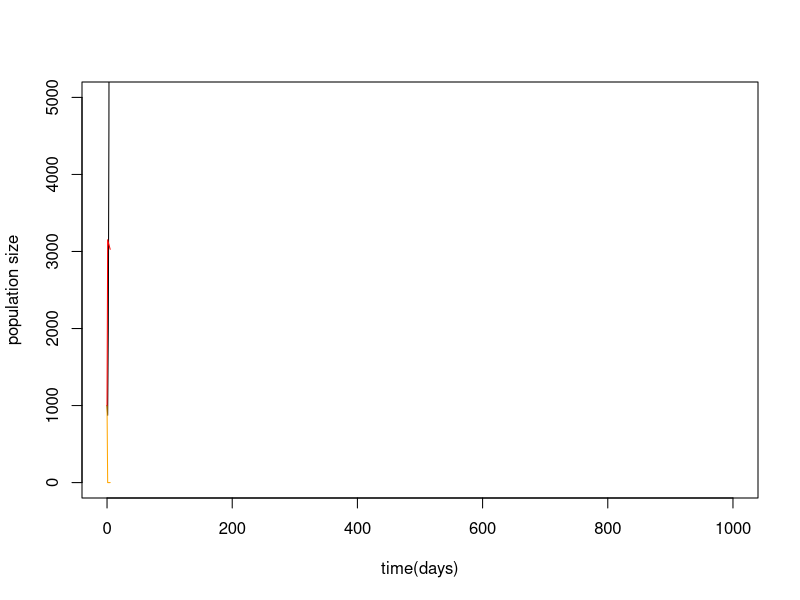

Here is the R script that generated this plot:
# 30 May 2013
# Josephine Walker
# After meeting with Mike Bode
# 'qualitative modelling' project
# In this script I plan to simulate the equilibrium values of the Makgadikgadi Pans ecosystem
# This will involve setting up the Lotka-Volterra equations with simulated values and running them to equilibrium


# First get it working with just a few interacting species
# ordinary differential equations or difference equations?
#------------------------------------------------------------------------------

library(deSolve)

# define the function to use in deSolve

model <- function(t,y,p) { # y are initial conditions, p are parameters, t is time
  
  # initial values
  A <- y[1]
  B <- y[2]
  C <- y[3]
  
  # parameters
  p1 <- p[1]
  p2 <- p[2]
  p3 <- p[3]
  p4 <- p[4]
  p5 <- p[5]
  p6 <- p[6]
  p7 <- p[7]
  p8 <- p[8]
  p9 <- p[9]
  
  #initialize vector to hold results
  ydot = rep(NA,length(y))
  
  # the equations
  ydot[1] <- p1*A+p2*A*B+p3*A*C
  ydot[2] <- p4*B+p5*B*A+p6*B*C
  ydot[3] <- p7*C+p8*C*A+p9*C*B
  
  # return for next calculation
  list(ydot)
}

#-----------------------------------------------------------------------------

# define parameters

# model run time
t = seq(0,1000,1)

# Initial conditions
Ainit = 1000
Binit = 1000
Cinit = 1000

inits = c(Ainit,Binit,Cinit)

# simulate values for parameters based on classifications

parameters <- vector("numeric",9)
parameters[1] <- round(runif(1,0,1),digits=2)
parameters[2] <- round(runif(1,-1,0),digits=2)
parameters[3] <- 0
parameters[4] <- round(runif(1,-1,0),digits=2)
parameters[5] <- round(runif(1,0,1),digits=2)
parameters[6] <- round(runif(1,-1,0),digits=2)
parameters[7] <- round(runif(1,-1,0),digits=2)
parameters[8] <- 0
parameters[9] <- round(runif(1,0,1),digits=2)

                       

#----------------------------------------------------------------------------
  
# run model
odeup = dede(inits,t,model,parameters)

# get results
output <- data.frame(odeup)
names(output) <- c("time","A","B","C")
output$total = apply(output[,-1],1,sum)

# plot results

plot(1,1,xlim=c(0,length(t)-1),ylim=c(0,5000), type="n",xlab="time(days)",ylab="population size")
lines(output$time,output$A,col="black") # points or lines
lines(output$time,output$B,col="orange")
lines(output$time,output$C,col="red")
